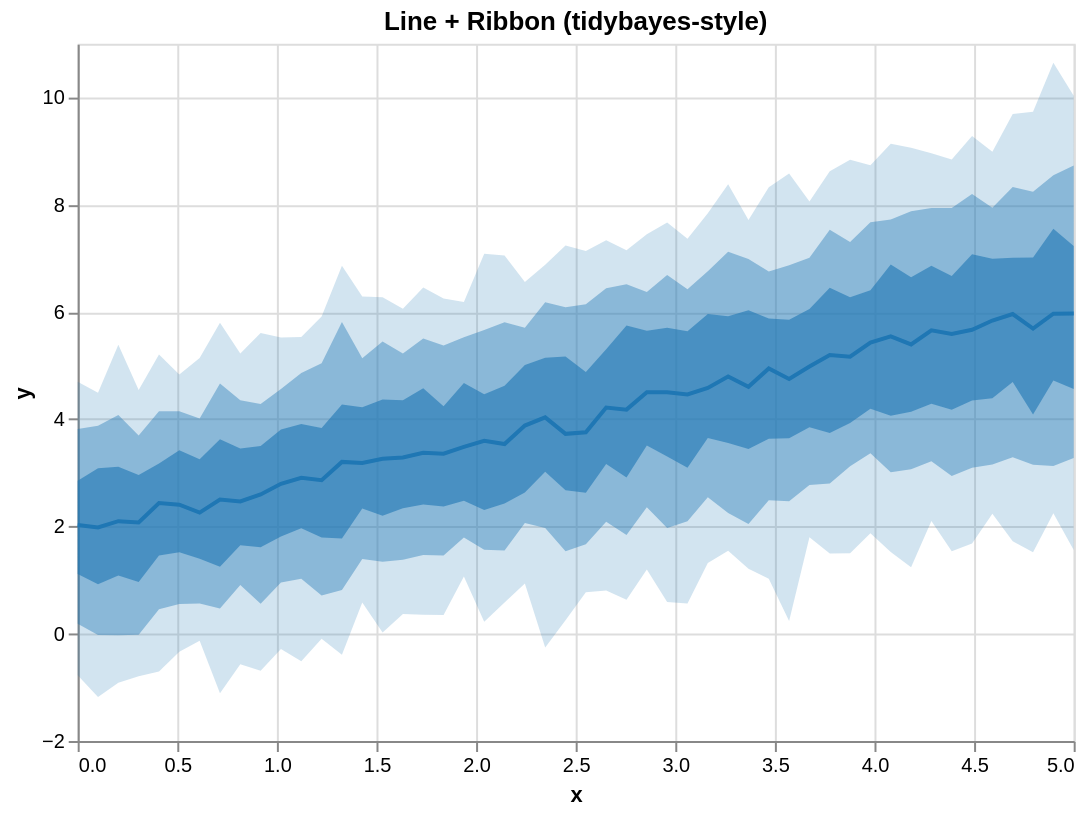

Write a Vega-Lite specification for this figure.
### Vega-Lite specification from a JSON file in a GitHub repository (floating-point values rounded to 4 significant figures)
{"$schema": "https://vega.github.io/schema/vega-lite/v5.json", "height": 350, "layer": [{"encoding": {"x": {"field": "x", "type": "quantitative"}, "y2": {"field": "hi_0_95_"}, "y": {"field": "lo_0_95_", "title": "y", "type": "quantitative"}}, "mark": {"line": false, "fill": "#1f77b4", "type": "area", "opacity": 0.2}}, {"encoding": {"x": {"field": "x", "type": "quantitative"}, "y2": {"field": "hi_0_8_"}, "y": {"field": "lo_0_8_", "title": "y", "type": "quantitative"}}, "mark": {"line": false, "fill": "#1f77b4", "type": "area", "opacity": 0.4}}, {"encoding": {"x": {"field": "x", "type": "quantitative"}, "y2": {"field": "hi_0_5_"}, "y": {"field": "lo_0_5_", "title": "y", "type": "quantitative"}}, "mark": {"line": false, "fill": "#1f77b4", "type": "area", "opacity": 0.6}}, {"encoding": {"x": {"field": "x", "type": "quantitative"}, "y": {"field": "__median__", "type": "quantitative"}}, "mark": {"color": "#1f77b4", "strokeWidth": 2, "type": "line"}}], "data": {"values": [{"lo_0_8_": 0.1869, "lo_0_95_": -0.7735, "hi_0_8_": 3.82, "x": 0.0, "__median__": 2.029, "hi_0_5_": 2.852, "hi_0_95_": 4.701, "lo_0_5_": 1.116}, {"lo_0_8_": -0.0229, "lo_0_95_": -1.178, "hi_0_8_": 3.88, "x": 0.102, "__median__": 1.981, "hi_0_5_": 3.086, "hi_0_95_": 4.493, "lo_0_5_": 0.9247}, {"lo_0_8_": -0.02963, "lo_0_95_": -0.912, "hi_0_8_": 4.078, "x": 0.2041, "__median__": 2.099, "hi_0_5_": 3.115, "hi_0_95_": 5.388, "lo_0_5_": 1.086}, {"lo_0_8_": -0.01762, "lo_0_95_": -0.7913, "hi_0_8_": 3.695, "x": 0.3061, "__median__": 2.075, "hi_0_5_": 2.959, "hi_0_95_": 4.544, "lo_0_5_": 0.9642}, {"lo_0_8_": 0.4575, "lo_0_95_": -0.7018, "hi_0_8_": 4.148, "x": 0.4082, "__median__": 2.437, "hi_0_5_": 3.175, "hi_0_95_": 5.206, "lo_0_5_": 1.457}, {"lo_0_8_": 0.5564, "lo_0_95_": -0.337, "hi_0_8_": 4.15, "x": 0.5102, "__median__": 2.407, "hi_0_5_": 3.424, "hi_0_95_": 4.833, "lo_0_5_": 1.521}, {"lo_0_8_": 0.562, "lo_0_95_": -0.1318, "hi_0_8_": 4.012, "x": 0.6122, "__median__": 2.26, "hi_0_5_": 3.253, "hi_0_95_": 5.144, "lo_0_5_": 1.397}, {"lo_0_8_": 0.471, "lo_0_95_": -1.108, "hi_0_8_": 4.668, "x": 0.7143, "__median__": 2.501, "hi_0_5_": 3.627, "hi_0_95_": 5.797, "lo_0_5_": 1.247}, {"lo_0_8_": 0.911, "lo_0_95_": -0.5707, "hi_0_8_": 4.355, "x": 0.8163, "__median__": 2.466, "hi_0_5_": 3.454, "hi_0_95_": 5.227, "lo_0_5_": 1.653}, {"lo_0_8_": 0.5597, "lo_0_95_": -0.6882, "hi_0_8_": 4.283, "x": 0.9184, "__median__": 2.598, "hi_0_5_": 3.5, "hi_0_95_": 5.608, "lo_0_5_": 1.612}, {"lo_0_8_": 0.9576, "lo_0_95_": -0.2845, "hi_0_8_": 4.566, "x": 1.02, "__median__": 2.797, "hi_0_5_": 3.81, "hi_0_95_": 5.526, "lo_0_5_": 1.815}, {"lo_0_8_": 1.026, "lo_0_95_": -0.5118, "hi_0_8_": 4.861, "x": 1.122, "__median__": 2.909, "hi_0_5_": 3.91, "hi_0_95_": 5.536, "lo_0_5_": 1.968}, {"lo_0_8_": 0.7152, "lo_0_95_": -0.09521, "hi_0_8_": 5.042, "x": 1.224, "__median__": 2.864, "hi_0_5_": 3.835, "hi_0_95_": 5.915, "lo_0_5_": 1.796}, {"lo_0_8_": 0.8177, "lo_0_95_": -0.3924, "hi_0_8_": 5.814, "x": 1.327, "__median__": 3.204, "hi_0_5_": 4.276, "hi_0_95_": 6.864, "lo_0_5_": 1.774}, {"lo_0_8_": 1.392, "lo_0_95_": 0.5818, "hi_0_8_": 5.138, "x": 1.429, "__median__": 3.185, "hi_0_5_": 4.224, "hi_0_95_": 6.289, "lo_0_5_": 2.337}, {"lo_0_8_": 1.345, "lo_0_95_": 0.02289, "hi_0_8_": 5.452, "x": 1.531, "__median__": 3.264, "hi_0_5_": 4.37, "hi_0_95_": 6.274, "lo_0_5_": 2.201}, {"lo_0_8_": 1.38, "lo_0_95_": 0.3684, "hi_0_8_": 5.226, "x": 1.633, "__median__": 3.286, "hi_0_5_": 4.354, "hi_0_95_": 6.059, "lo_0_5_": 2.339}, {"lo_0_8_": 1.468, "lo_0_95_": 0.3531, "hi_0_8_": 5.507, "x": 1.735, "__median__": 3.376, "hi_0_5_": 4.579, "hi_0_95_": 6.457, "lo_0_5_": 2.412}, {"lo_0_8_": 1.461, "lo_0_95_": 0.3502, "hi_0_8_": 5.376, "x": 1.837, "__median__": 3.359, "hi_0_5_": 4.241, "hi_0_95_": 6.252, "lo_0_5_": 2.373}, {"lo_0_8_": 1.795, "lo_0_95_": 1.065, "hi_0_8_": 5.531, "x": 1.939, "__median__": 3.485, "hi_0_5_": 4.674, "hi_0_95_": 6.185, "lo_0_5_": 2.481}, {"lo_0_8_": 1.568, "lo_0_95_": 0.2223, "hi_0_8_": 5.662, "x": 2.041, "__median__": 3.597, "hi_0_5_": 4.468, "hi_0_95_": 7.088, "lo_0_5_": 2.308}, {"lo_0_8_": 1.552, "lo_0_95_": 0.5819, "hi_0_8_": 5.81, "x": 2.143, "__median__": 3.537, "hi_0_5_": 4.625, "hi_0_95_": 7.053, "lo_0_5_": 2.43}, {"lo_0_8_": 2.064, "lo_0_95_": 0.9391, "hi_0_8_": 5.705, "x": 2.245, "__median__": 3.883, "hi_0_5_": 5.009, "hi_0_95_": 6.558, "lo_0_5_": 2.633}, {"lo_0_8_": 1.973, "lo_0_95_": -0.2584, "hi_0_8_": 6.18, "x": 2.347, "__median__": 4.035, "hi_0_5_": 5.144, "hi_0_95_": 6.879, "lo_0_5_": 3.02}, {"lo_0_8_": 1.537, "lo_0_95_": 0.2509, "hi_0_8_": 6.088, "x": 2.449, "__median__": 3.728, "hi_0_5_": 5.169, "hi_0_95_": 7.239, "lo_0_5_": 2.674}, {"lo_0_8_": 1.669, "lo_0_95_": 0.7743, "hi_0_8_": 6.143, "x": 2.551, "__median__": 3.757, "hi_0_5_": 4.882, "hi_0_95_": 7.139, "lo_0_5_": 2.627}, {"lo_0_8_": 2.087, "lo_0_95_": 0.8088, "hi_0_8_": 6.441, "x": 2.653, "__median__": 4.218, "hi_0_5_": 5.303, "hi_0_95_": 7.337, "lo_0_5_": 3.163}, {"lo_0_8_": 1.841, "lo_0_95_": 0.6342, "hi_0_8_": 6.515, "x": 2.755, "__median__": 4.18, "hi_0_5_": 5.748, "hi_0_95_": 7.15, "lo_0_5_": 2.915}, {"lo_0_8_": 2.361, "lo_0_95_": 1.198, "hi_0_8_": 6.374, "x": 2.857, "__median__": 4.504, "hi_0_5_": 5.652, "hi_0_95_": 7.449, "lo_0_5_": 3.511}, {"lo_0_8_": 1.973, "lo_0_95_": 0.5903, "hi_0_8_": 6.69, "x": 2.959, "__median__": 4.505, "hi_0_5_": 5.705, "hi_0_95_": 7.667, "lo_0_5_": 3.307}, {"lo_0_8_": 2.099, "lo_0_95_": 0.5622, "hi_0_8_": 6.421, "x": 3.061, "__median__": 4.462, "hi_0_5_": 5.639, "hi_0_95_": 7.363, "lo_0_5_": 3.097}, {"lo_0_8_": 2.543, "lo_0_95_": 1.319, "hi_0_8_": 6.759, "x": 3.163, "__median__": 4.583, "hi_0_5_": 5.964, "hi_0_95_": 7.843, "lo_0_5_": 3.651}, {"lo_0_8_": 2.252, "lo_0_95_": 1.547, "hi_0_8_": 7.122, "x": 3.265, "__median__": 4.798, "hi_0_5_": 5.921, "hi_0_95_": 8.381, "lo_0_5_": 3.559}, {"lo_0_8_": 2.045, "lo_0_95_": 1.213, "hi_0_8_": 6.989, "x": 3.367, "__median__": 4.605, "hi_0_5_": 6.034, "hi_0_95_": 7.717, "lo_0_5_": 3.443}, {"lo_0_8_": 2.491, "lo_0_95_": 1.027, "hi_0_8_": 6.754, "x": 3.469, "__median__": 4.946, "hi_0_5_": 5.879, "hi_0_95_": 8.328, "lo_0_5_": 3.635}, {"lo_0_8_": 2.472, "lo_0_95_": 0.2365, "hi_0_8_": 6.869, "x": 3.571, "__median__": 4.752, "hi_0_5_": 5.855, "hi_0_95_": 8.584, "lo_0_5_": 3.645}, {"lo_0_8_": 2.774, "lo_0_95_": 1.8, "hi_0_8_": 7.013, "x": 3.673, "__median__": 4.983, "hi_0_5_": 6.057, "hi_0_95_": 8.06, "lo_0_5_": 3.852}, {"lo_0_8_": 2.8, "lo_0_95_": 1.494, "hi_0_8_": 7.532, "x": 3.776, "__median__": 5.198, "hi_0_5_": 6.451, "hi_0_95_": 8.623, "lo_0_5_": 3.743}, {"lo_0_8_": 3.121, "lo_0_95_": 1.499, "hi_0_8_": 7.303, "x": 3.878, "__median__": 5.168, "hi_0_5_": 6.274, "hi_0_95_": 8.836, "lo_0_5_": 3.929}, {"lo_0_8_": 3.367, "lo_0_95_": 1.876, "hi_0_8_": 7.671, "x": 3.98, "__median__": 5.428, "hi_0_5_": 6.406, "hi_0_95_": 8.734, "lo_0_5_": 4.196}, {"lo_0_8_": 3.012, "lo_0_95_": 1.525, "hi_0_8_": 7.724, "x": 4.082, "__median__": 5.543, "hi_0_5_": 6.886, "hi_0_95_": 9.138, "lo_0_5_": 4.063}, {"lo_0_8_": 3.067, "lo_0_95_": 1.242, "hi_0_8_": 7.88, "x": 4.184, "__median__": 5.394, "hi_0_5_": 6.649, "hi_0_95_": 9.063, "lo_0_5_": 4.14}, {"lo_0_8_": 3.218, "lo_0_95_": 2.101, "hi_0_8_": 7.938, "x": 4.286, "__median__": 5.659, "hi_0_5_": 6.864, "hi_0_95_": 8.959, "lo_0_5_": 4.287}, {"lo_0_8_": 2.943, "lo_0_95_": 1.54, "hi_0_8_": 7.938, "x": 4.388, "__median__": 5.59, "hi_0_5_": 6.669, "hi_0_95_": 8.844, "lo_0_5_": 4.178}, {"lo_0_8_": 3.095, "lo_0_95_": 1.683, "hi_0_8_": 8.198, "x": 4.49, "__median__": 5.669, "hi_0_5_": 7.077, "hi_0_95_": 9.283, "lo_0_5_": 4.348}, {"lo_0_8_": 3.154, "lo_0_95_": 2.237, "hi_0_8_": 7.945, "x": 4.592, "__median__": 5.84, "hi_0_5_": 6.994, "hi_0_95_": 8.99, "lo_0_5_": 4.391}, {"lo_0_8_": 3.293, "lo_0_95_": 1.723, "hi_0_8_": 8.331, "x": 4.694, "__median__": 5.961, "hi_0_5_": 7.01, "hi_0_95_": 9.69, "lo_0_5_": 4.694}, {"lo_0_8_": 3.151, "lo_0_95_": 1.52, "hi_0_8_": 8.242, "x": 4.796, "__median__": 5.692, "hi_0_5_": 7.015, "hi_0_95_": 9.733, "lo_0_5_": 4.088}, {"lo_0_8_": 3.126, "lo_0_95_": 2.246, "hi_0_8_": 8.55, "x": 4.898, "__median__": 5.969, "hi_0_5_": 7.554, "hi_0_95_": 10.65, "lo_0_5_": 4.724}, {"lo_0_8_": 3.275, "lo_0_95_": 1.564, "hi_0_8_": 8.733, "x": 5.0, "__median__": 5.971, "hi_0_5_": 7.23, "hi_0_95_": 10.03, "lo_0_5_": 4.565}]}, "title": "Line + Ribbon (tidybayes-style)", "width": 500}
